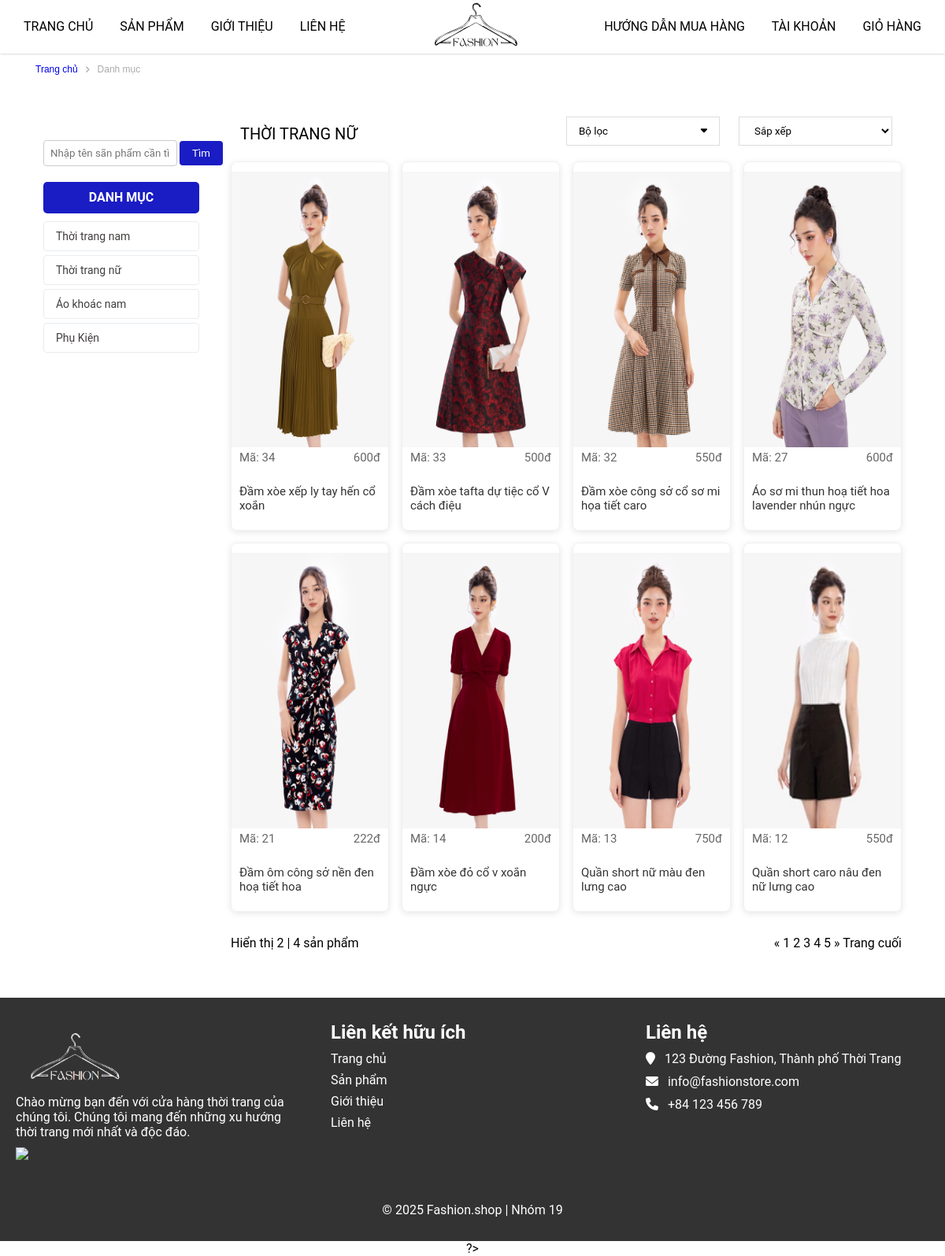
/index.php?mod=product&act=detail&id=2, run on the app's committed database.
### tables this page shows
CREATE TABLE `danhmuc` (
  `madm` int(11) NOT NULL,
  `tendm` varchar(50) NOT NULL,
  `soluongsp` int(11) NOT NULL,
  `thutu` int(11) NOT NULL
);

CREATE TABLE `sanpham` (
  `masp` int(11) NOT NULL,
  `tensp` varchar(50) NOT NULL,
  `dongia` int(11) NOT NULL,
  `khuyenmai` int(11) NOT NULL,
  `soluong` int(11) NOT NULL,
  `ngaytao` datetime NOT NULL DEFAULT current_timestamp(),
  `anh` varchar(500) DEFAULT NULL,
  `mota` text NOT NULL,
  `soluotxem` int(11) NOT NULL,
  `hoatdong` int(11) NOT NULL,
  `madm` int(11) NOT NULL,
  `mabl` int(11) NOT NULL
);

### model/categories.php (called while the page is built, shortened)
<?php
    include_once 'model/connect.php';
    function get_categories(){
        $sql="SELECT * FROM danhmuc";
        $conn = pdo_get_connection();
        $stmt = $conn->prepare($sql);
        $stmt->execute();
        return $stmt->fetchAll();
    }
    function get_categoriesID($id){
        return pdo_query_one("SELECT * FROM danhmuc WHERE madm = ?",$id);
    }
?>

### model/connect.php (called while the page is built, shortened)
<?php
function pdo_get_connection(){
    $dburl = "mysql:host=localhost; dbname=shoptu;charset=utf8";
    $username = 'root';
    $password = '';
    $conn = new PDO($dburl, $username, $password);
    $conn->setAttribute(PDO::ATTR_ERRMODE, PDO::ERRMODE_EXCEPTION);
    return $conn;
}
function pdo_query($sql){
    $sql_args = array_slice(func_get_args(), 1);
    try{
        $conn = pdo_get_connection();
        $stmt = $conn->prepare($sql);
        $stmt->execute($sql_args);
        $rows = $stmt->fetchAll();
        return $rows;
    }
    catch(PDOException $e){
        throw $e;
    }
    finally{
        unset($conn);
    }
}
function pdo_query_one($sql){
    $sql_args = array_slice(func_get_args(), 1);
    try{
        $conn = pdo_get_connection();
        $stmt = $conn->prepare($sql);
        $stmt->execute($sql_args);
        $row = $stmt->fetch(PDO::FETCH_ASSOC);
        return $row;
    }
    catch(PDOException $e){
        throw $e;
    }
    finally{
        unset($conn);
    }
}

### model/products.php (called while the page is built, shortened)
<?php
    function get_ByCategories($id){
        return pdo_query("SELECT * FROM sanpham WHERE madm=$id");
    }
?>

### view/page_danhmuc_detail.php (the view, shortened to what this page needs)
<main>
    <div class="container-danhmuc">
        <div class="danhmuc-top row">
            <p><a href="?mod=page&act=home">Trang chủ</a></p><i class="fa-solid fa-angle-right"></i><p>Danh mục</p>
        </div>
    </div>
    <section class="danhmuc">
        <div class="container-danhmuc">
            <div class="row">
                <div class="danhmuc-left">
                    <form action="" id="search" method="get">
                        <input type="text" name="keyword" placeholder="Nhập tên sãn phẩm cần tìm">
                        <input type="submit" name="submit" value="Tìm">
                    </form>
                    <ul>
                        <h4>DANH MỤC</h4>
                        <?php foreach($data['dsdm'] as $dm): ?>
                            <li class="danhmuc-left-li">
                                <a href="index.php?mod=product&act=detail&id=<?=$dm['madm']?>">
                                    <?=$dm['tendm']?>
                                </a> <hr color="#ddd">
                            </li>
                        <?php endforeach; ?>
                    </ul>
                </div>
                <div class="danhmuc-right row">
                    <div class="danhmuc-right-top-item">
                        <p class="tendanhmuc"><?=$ctdanhmuc['tendm']?></p>
                    </div>
                    <div class="danhmuc-right-top-item">
                        <button><span>Bộ lọc</span><i class="fa-solid fa-caret-down"></i></button>
                    </div>
                    <div class="danhmuc-right-top-item">
                        <select name="" id="">
                            <option value="">Sắp xếp</option>
                        </select>
                    </div>
                    <div class="danhmuc-right-content row">
                        <?php
                            usort($dssanpham, function($a, $b) {
                                return strtotime($b['ngaytao']) - strtotime($a['ngaytao']);
                            });
                            $count = 0;
                            foreach($dssanpham as $sp):
                                if ($count < 8):
                            ?>
                        <div class="danhmuc-right-content-item">
                            <a href="?mod=product&act=ctsanpham&id=<?=$sp['masp']?>"><img src="upload/product/<?=$sp['anh']?>"><br></a>
                            <p>Mã: <?=$sp['masp']?><span><?=$sp['khuyenmai']?>đ</span></p>
                            <a href=""><h3><?=$sp['tensp']?></h3></a>
                        </div>
                        <?php
                            $count++;
                            endif;
                            endforeach;
                        ?>
                    </div>
                    <div class="danhmuc-right-bottom row">
                        <div class="danhmuc-right-bottom-item">
                            <p>Hiển thị 2<span> | </span>4 sản phẩm</p>
                        </div>
                        <div class="danhmuc-right-bottom-item">
                            <p><span>&#171;</span> 1 2 3 4 5 <span>&#187;</span> Trang cuối</p>
                        </div>
                    </div>
                </div>
            </div>
        </div>
    </section>
</main>

### assets_user/css/style.css (style rules this page uses)
:root { --main-text-font: Arial, Helvetica, sans-serif; }
* { margin: 0; padding: 0; box-sizing: border-box; font-family: "Roboto", "HelveticaNeue", "Helvetica Neue", sans-serif; }
body { align-items: center; min-height: 100vh; display: flex; flex-direction: column; }
main { flex: 1; }
ul { list-style: none; }
a { text-decoration: none; }
main { margin-top: 68px; }
h3 { padding-top: 10px; padding-bottom: 30px; font-size: 20px; font-weight: 400; }
.row { display: flex; flex-wrap: wrap; }
.danhmuc { padding: 20px; margin: 20px; }
.container-danhmuc { margin: 0; }
.danhmuc-top { width: 100%; height: 40px; margin-left: 20px; align-items: center; }
.danhmuc-top .fa-solid { color: #aaa; font-size: 10px; }
.danhmuc-top p { color: #aaa; font-family: var(--main-text-font); padding: 10px; font-size: 12px; }
.danhmuc-top p a { font-family: var(--main-text-font); margin: 0px; font-size: 12px; }
.danhmuc-left form { display: flex; align-items: center; }
.danhmuc-left input[type="text"] { width: 170px; padding: 8px; margin-top: 10px; margin-right: 3px; border: 1px solid #cccccc; border-radius: 4px; }
.danhmuc-left input[type="submit"] { padding: 8px 16px; background-color: #1a1cc4; color: #fff; border: none; border-radius: 4px; margin-top: 10px; cursor: pointer; }
.danhmuc-left { width: 20%; padding-right: 20px; }
.danhmuc-right { width: 80%; padding-left: 20px; }
.danhmuc-right-top-item .tendanhmuc { text-transform: uppercase; }
.danhmuc-right-top-item:first-child { flex: 2; margin-top: 10px; font-size: 20px; font-family: var(--main-text-font); font-weight: 400; }
.danhmuc-right-top-item { flex: 1; padding: 0 12px; }
.danhmuc-right-top-item button { width: 100%; padding: 10px 15px; display: flex; justify-content: space-between; background-color: #fff; border: 1px solid #dddddd; cursor: pointer; }
.danhmuc-right-top-item select { width: 100%; padding: 9px 15px; display: flex; justify-content: space-between; background-color: #fff; border: 1px solid #dddddd; cursor: pointer; }
.danhmuc-right-content { margin-top: 20px; justify-content: space-between; }
.danhmuc-right-content-item { width: calc(25% - 12px); padding: 12px 0; }
.danhmuc-right-content-item a h3 { font-size: 15px; font-weight: 400; color: #333333; }
.danhmuc-right-content-item img { width: 100%; height: 350px; }
.danhmuc-right-content-item p { display: flex; font-size: 15px; padding-top: 5px; justify-content: space-between; color: #666666; }
.danhmuc-right-bottom { width: 100%; justify-content: space-between; margin: 30px 0 20px; }
.danhmuc-left ul li { height: auto; }
.danhmuc-left ul { width: 100%; list-style: none; padding: 0; margin: 0; }
.danhmuc-left ul h4 { background: #2c3e50; color: white; padding: 15px; margin: 0 0 10px 0; font-size: 16px; text-align: center; border-radius: 5px; }
.danhmuc-left ul li { margin-bottom: 5px; }
.danhmuc-left ul li a { display: block; padding: 10px 15px; color: #333; text-decoration: none; border: 1px solid #e9ecef; border-radius: 4px; transition: all 0.3s ease; }
.danhmuc-left ul h4 { width: auto; height: 40px; padding: 10px; color: white; text-align: center; background-color:#1a1cc4; }
.danhmuc-left ul li>a { color: rgb(66, 62, 62); padding-top: 10px; font-size: 14px; font-weight: 400; }
.danhmuc-left-li a { display: flex; padding: 5px; }
.container-danhmuc { max-width: 1200px; margin: 0 auto; padding: 0 15px; }
.danhmuc-right-content { gap: 15px; }
.danhmuc-right-content-item { transition: transform 0.3s ease; border: 1px solid #f0f0f0; border-radius: 8px; overflow: hidden; box-shadow: 0 2px 8px rgba(0,0,0,0.1); }
.danhmuc-right-content-item img { transition: transform 0.3s ease; }
.danhmuc-right-content-item a h3 { padding: 0 10px; margin: 10px 0; }
.danhmuc-right-content-item p { padding: 0 10px 15px; margin: 0; }

### assets_user/css/ctsanpham.css (style rules this page uses)
form { margin-top: 20px; padding-bottom: 20px; text-align: center; }
input[type="text"] { padding: 20px; margin-right: 10px; border: 1px solid #ccc; border-radius: 4px; }

### view/page_danhmuc_detail.php (style rules this page uses)
.danhmuc-right-top-item .tendanhmuc { text-transform: uppercase; }

### data on the page
danhmuc: tendm "Thời trang nam"
danhmuc: tendm "Thời trang nữ", tendm "THỜI TRANG NỮ"
danhmuc: tendm "Áo khoác nam"
danhmuc: tendm "Phụ Kiện"
sanpham: anh (picture), masp "34", khuyenmai "600", tensp "Đầm xòe xếp ly tay hến cổ xoắn"
sanpham: anh (picture), masp "33", khuyenmai "500", tensp "Đầm xòe tafta dự tiệc cổ V cách điệu"
sanpham: anh (picture), masp "32", khuyenmai "550", tensp "Đầm xòe công sở cổ sơ mi họa tiết caro"
sanpham: anh (picture), masp "27", khuyenmai "600", tensp "Áo sơ mi thun hoạ tiết hoa lavender nhún ngực"
sanpham: anh (picture), masp "21", khuyenmai "222", tensp "Đầm ôm công sở nền đen hoạ tiết hoa"
sanpham: anh (picture), masp "14", khuyenmai "200", tensp "Đầm xòe đỏ cổ v xoắn ngực"
sanpham: anh (picture), masp "13", khuyenmai "750", tensp "Quần short nữ màu đen lưng cao"
sanpham: anh (picture), masp "12", khuyenmai "550", tensp "Quần short caro nâu đen nữ lưng cao"
